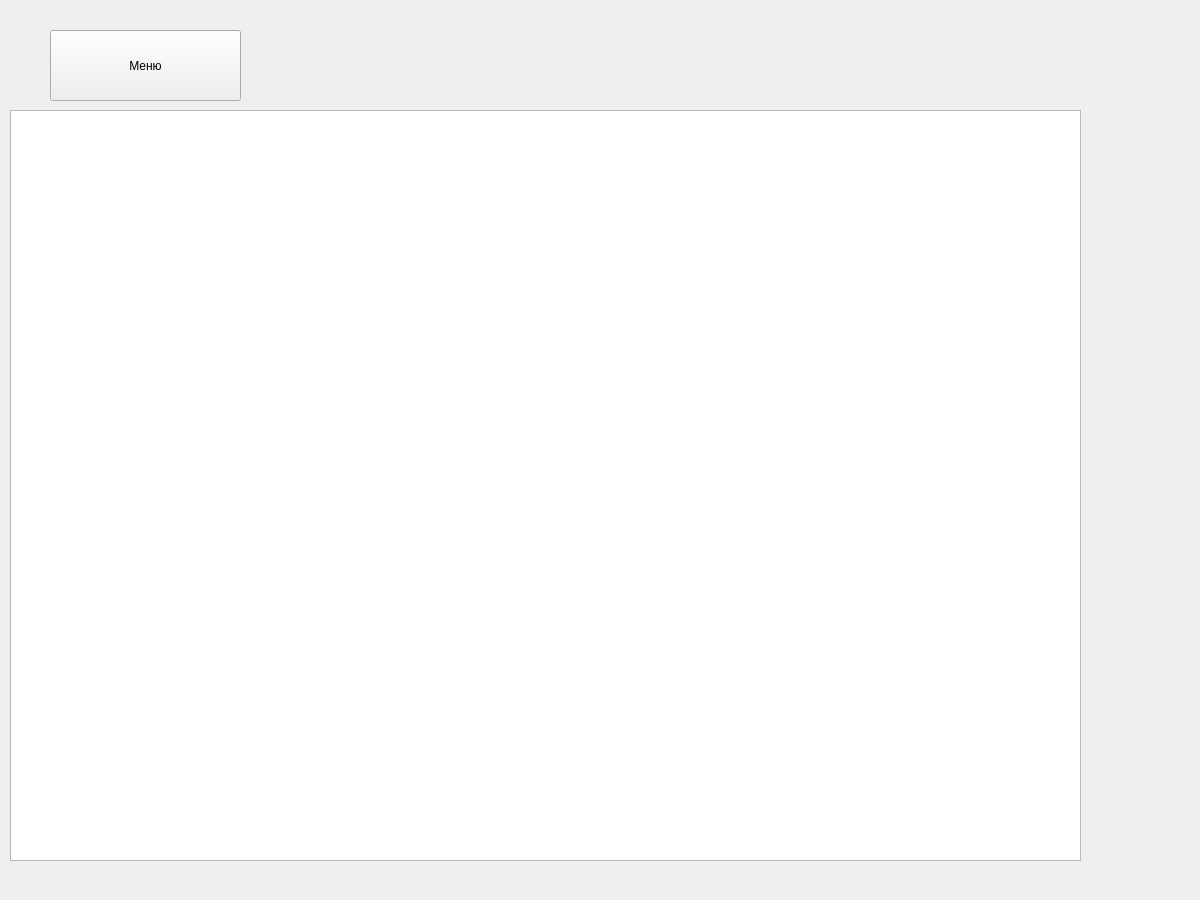
<?xml version="1.0" encoding="UTF-8"?>
<ui version="4.0">
 <class>Theory</class>
 <widget class="QWidget" name="Theory">
  <property name="geometry">
   <rect>
    <x>0</x>
    <y>0</y>
    <width>1200</width>
    <height>900</height>
   </rect>
  </property>
  <property name="windowTitle">
   <string>Theory</string>
  </property>
  <widget class="QTextBrowser" name="textBrowser">
   <property name="geometry">
    <rect>
     <x>10</x>
     <y>110</y>
     <width>1071</width>
     <height>751</height>
    </rect>
   </property>
  </widget>
  <widget class="QPushButton" name="menuButton_theory">
   <property name="geometry">
    <rect>
     <x>50</x>
     <y>30</y>
     <width>191</width>
     <height>71</height>
    </rect>
   </property>
   <property name="text">
    <string>Меню</string>
   </property>
  </widget>
 </widget>
 <layoutdefault spacing="6" margin="11"/>
 <resources/>
 <connections/>
</ui>
